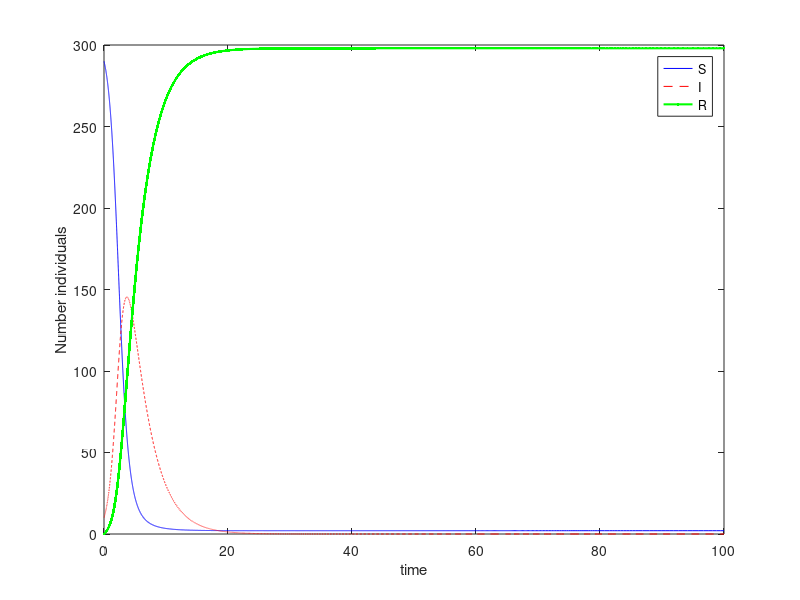

Here is the MATLAB script that generated this plot:
function simulation_SIR

clear all ; close all ; clc ; format short ;

global beta gamma; 

% - parameters --
beta = 0.0055; % 0.0055
gamma = 0.33;  % 0.33


% - final time -- 
T = 100; 

% -- initial conditions --

S0 = 290; 
I0 = 10; 
R0 = 0; 

x0 = [S0; I0; R0]; 

% -- solve system of ODE's ----

options = odeset('AbsTol',1e-12,'RelTol',1e-12) ;
[t, z] = ode45(@sys, [0 T], x0, options);


% -------- figures ----------------

figure; 
plot(t, z(:, 1),'-b', t, z(:, 2),'--r', t, z(:, 3), '.-g', 'LineWidth',1.5); 
xlabel('time');  ylabel('Number individuals'); 
legend('S', 'I', 'R')



% -- System SIR -------------------

function zdot=sys(t,z)

global beta gamma;

% x = [S=x1; I=x2; R=x3]; 

x1=z(1); x2=z(2); x3=z(3); 

zdot = [ - beta.*x1.*x2 
         beta.*x1.*x2 - gamma.*x2  
         gamma.*x2] ; 
